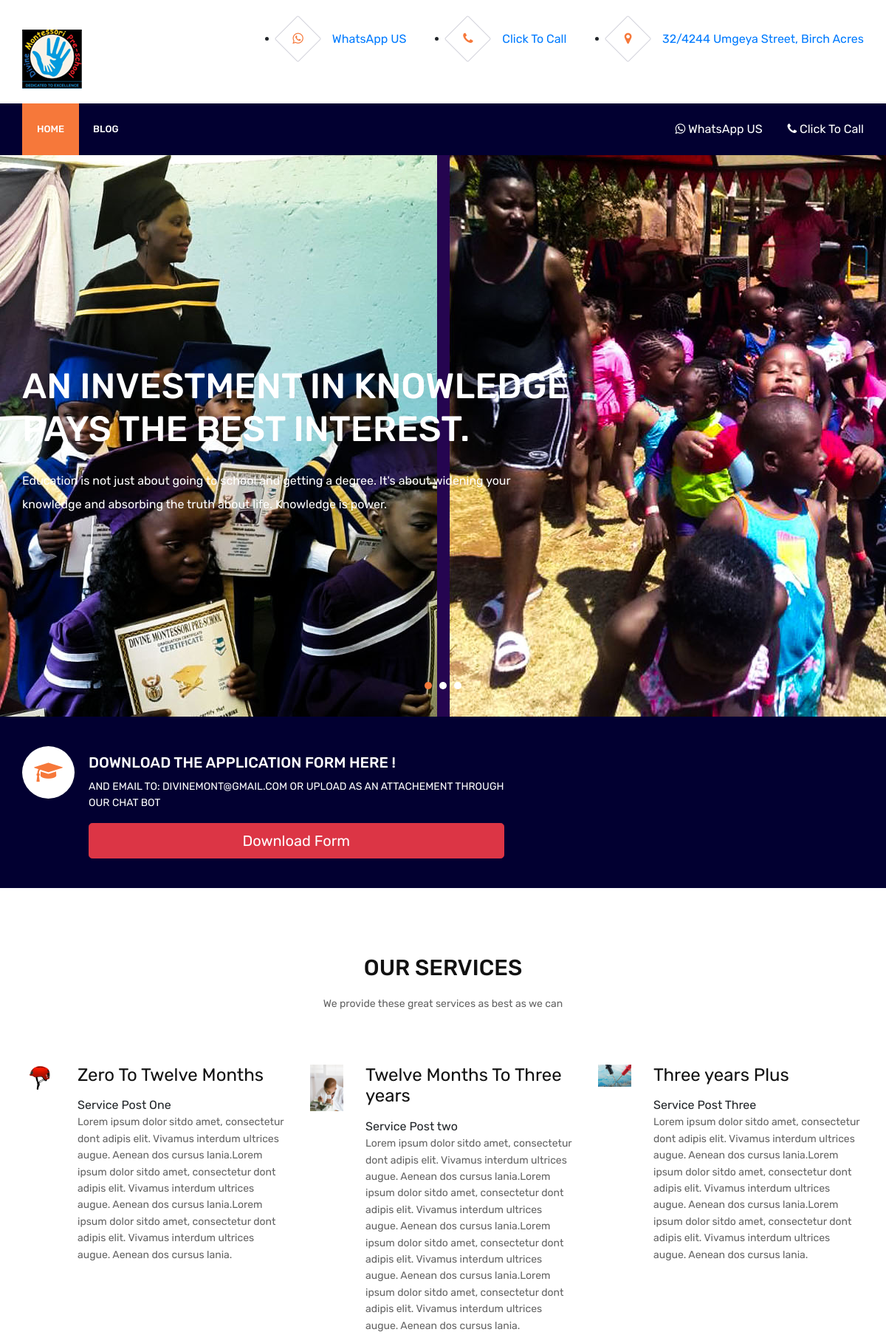
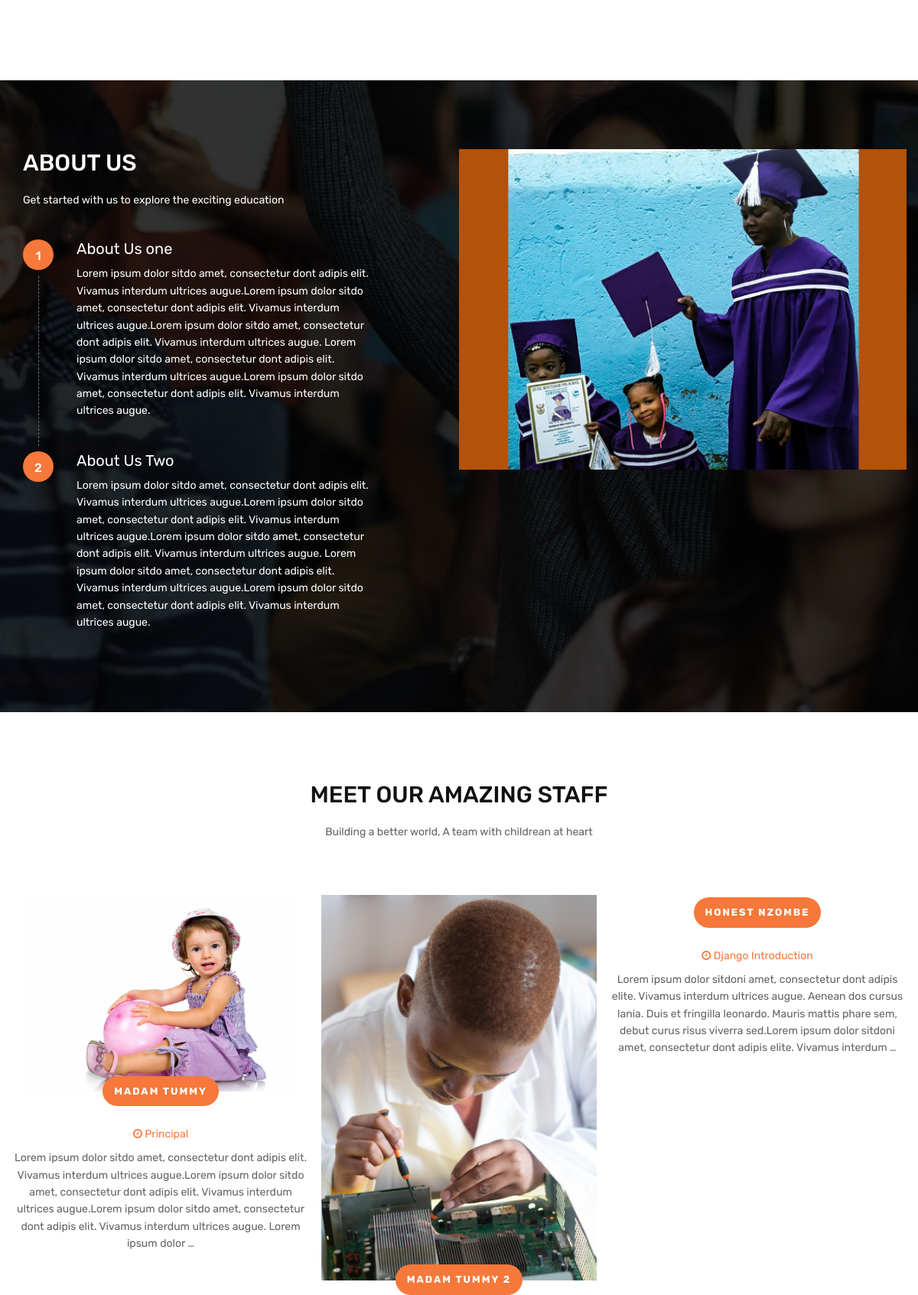
The page / (upper part) on the database its author committed (2 pictures, top to bottom).
### home/models.py (models this page shows, shortened)
class Application(models.Model):
    description = models.CharField(max_length=100)
    application_form = models.FileField(upload_to='Application', blank=True)
    class Meta:
        verbose_name = 'Application form'
        verbose_name_plural = 'Application forms'

class Services(models.Model):
    heading = models.CharField(max_length=50)
    title = models.CharField(max_length=50)
    content = models.TextField()
    image = models.ImageField(upload_to='services/')
    class Meta:
        verbose_name = 'services'
        verbose_name_plural = 'services'

class AboutUs(models.Model):
    title = models.CharField(max_length=50)
    content = models.TextField()
    number = models.IntegerField()
    class Meta:
        verbose_name = 'about us'
        verbose_name_plural = 'about us'

class Team(models.Model):
    name = models.CharField(max_length=50)
    title = models.CharField(max_length=50)
    bio = models.TextField()
    image = models.ImageField(upload_to='team/')
    class Meta:
        verbose_name = 'team'
        verbose_name_plural = 'team'

### home/views.py (the view)
# urls.py: path('', views.home , name='home'),
def home(request):
    about = AboutUs.objects.all()
    services = Services.objects.all()
    team = Team.objects.all()
    testimony = Testimony.objects.all()
    gallery = Gallery.objects.all()
    application = Application.objects.all()
    posts = Post.objects.all().order_by('-created')
    latest_post = Post.objects.last()
    context = {
        'about' : about ,
        'services' : services ,
        'team' : team ,
        'testimony' : testimony ,
        'gallery' : gallery ,
        'application' : application ,
        'posts' : posts ,
        'latest_post' : latest_post ,
    }
    return render(request , 'home/index.html' , context)

### home/templates/home/index.html (shortened to what this page needs)
{% extends 'base.html' %}
{% load static %}
{% block content %}
	<section class="counter-section">
		<div class="container">
			<div class="row">
				<div class="col-lg-7 col-md-6">
					<div class="big-icon">
						<i class="fa fa-graduation-cap"></i>
					</div>
					<div class="counter-content">
						<h2>Download The Application Form Here !</h2>
						<p>and email to:  divinemont@gmail.com or upload as an attachement through our chat bot</p>
						{% for item in application %}
                      <a href="{{item.application_form.url}}" download>
                      <button type="button" class="btn btn-danger btn-lg mr-4 btn-block"><span>Download Form</span></button>
                      </a>
						{% endfor %}
					</div>
				</div>
				<div class="col-lg-5 col-md-6">
				</div>
			</div>
		</div>
	</section>
	<section class="service-section spad">
		<div class="container services">
			<div class="section-title text-center">
				<h3>OUR SERVICES</h3>
				<p>We provide these great services as best as we can</p>
            </div>
			<div class="row">
                {% for item in services %}
				<div class="col-lg-4 col-sm-6 service-item">
					<div class="service-icon">
						<img src="{{item.image.url}}" alt="1">
					</div>
					<div class="service-content">
                        <h4>{{item.heading}}</h4>
                        {{item.title}}
						<p>{{item.content|safe}}</p>
					</div>
                </div>
                {% endfor %}
            </div>
		</div>
	</section>
	<section class="enroll-section spad set-bg" data-setbg="{% static 'new/img/enroll-bg.jpg' %}">
		<div class="container">
			<div class="row">
				<div class="col-lg-5">
					<div class="section-title text-white">
						<h3>ABOUT US</h3>
						<p>Get started with us to explore the exciting education</p>
					</div>
					<div class="enroll-list text-white">
                        {% for info in about  %}
						<div class="enroll-list-item">
							<span>{{info.number}}</span>
							<h5>{{info.title}}</h5>
							<p>{{info.content|safe|truncatewords:200}}</p>
						</div>
						{% endfor %}
					</div>
				</div>
				<div class="col-lg-6 offset-lg-1 p-lg-0 p-4">
					<img src="{% static 'new/img/encroll-img.jpg' %}" alt="">
				</div>
			</div>
		</div>
	</section>
	<section class="courses-section spad">
		<div class="container">
			<div class="section-title text-center">
				<h3>Meet Our Amazing Staff</h3>
				<p>Building a better world, A team with childrean at heart</p>
			</div>
			<div class="row">
                {% for info in team  %}
				<div class="col-lg-4 col-md-6 course-item">
					<div class="course-thumb">
						<img src="{{info.image.url}}" alt="">
						<div class="course-cat">
							<span>{{info.name}}</span>
						</div>
					</div>
					<div class="course-info">
						<div class="date"><i class="fa fa-clock-o"></i> {{info.title}}</div>
						<p>{{info.bio|safe|truncatewords:40}}</p>
					</div>
				</div>
				{% endfor %}
			</div>
		</div>
	</section>
{% endblock content %}

### static/new/css/style.css (style rules this page uses)
html, body { height: 100%; font-family: 'Rubik', sans-serif; }
h1, h2, h3, h4, h5, h6 { color: #111111; margin: 0; font-weight: 500; font-family: 'Rubik', sans-serif; }
h2 { font-size: 36px; line-height: 1.2; }
h3 { font-size: 30px; }
h4 { font-size: 24px; }
h5 { font-size: 20px; }
p { font-size: 14px; color: #636363; line-height: 1.6; }
img { max-width: 100%; }
.spad { padding-top: 90px; padding-bottom: 90px; }
.section-title { margin-bottom: 70px; }
.section-title h3 { text-transform: uppercase; margin-bottom: 20px; }
.section-title p { margin-bottom: 0; }
.set-bg { background-repeat: no-repeat; background-size: cover; background-position: center 0; }
.text-white h1, .text-white h2, .text-white h3, .text-white h4, .text-white h5, .text-white p, .text-white span, .text-white li, .text-white a { color: #fff; }
.counter-section { background: #020031; padding: 40px 0; }
.counter-section .big-icon { display: block; float: left; width: 71px; height: 71px; border-radius: 70px; background: #fff; text-align: center; padding-top: 20px; margin-right: 15px; }
.counter-section .big-icon i { font-size: 30px; color: #f6783a; }
.counter-content { padding-left: 90px; }
.counter-content h2 { font-size: 20px; color: #fff; text-transform: uppercase; margin-bottom: 10px; padding-top: 10px; }
.counter-content p { text-transform: uppercase; color: #fff; }
.services { margin-bottom: -50px; }
.service-item { margin-bottom: 50px; }
.service-item .service-icon { width: 45px; float: left; }
.service-item .service-icon img { max-width: 100%; }
.service-item .service-content { padding-left: 75px; }
.service-item .service-content h4 { margin-bottom: 15px; font-weight: 400; }
.enroll-section { position: relative; }
.enroll-section:after { position: absolute; content: ''; width: 100%; height: 100%; left: 0; top: 0; background: #000; opacity: 0.8; }
.enroll-section .container { position: relative; z-index: 1; }
.enroll-section .section-title { margin-bottom: 40px; }
.enroll-list-item { padding-left: 70px; position: relative; padding-bottom: 15px; margin-bottom: 10px; }
.enroll-list-item span { position: absolute; width: 40px; height: 40px; left: 0; top: 0; text-align: center; border-radius: 50px; background: #f6783a; font-size: 16px; font-weight: 500; padding-top: 10px; }
.enroll-list-item h5 { font-weight: 400; margin-bottom: 10px; }
.enroll-list-item:after { position: absolute; content: ''; height: calc(100% - 45px); left: 20px; top: 48px; border-left: 1px dashed #6c6e70; }
.enroll-list-item:last-child { margin-bottom: 0; padding-bottom: 0; }
.enroll-list-item:last-child:after { display: none; }
.courses-section .container { margin-bottom: -50px; }
.course-item { margin-bottom: 50px; }
.course-item .course-thumb { margin-bottom: 45px; position: relative; }
.course-item .course-thumb img { min-width: 100%; }
.course-item .course-thumb .course-cat { position: absolute; text-align: center; width: 100%; left: 0; bottom: -19px; }
.course-item .course-thumb .course-cat span { min-width: 150px; bottom: 0; background: #f6783a; padding: 10px 15px; text-align: center; font-size: 13px; text-transform: uppercase; font-weight: bold; color: #fff; display: inline-block; border-radius: 50px; letter-spacing: 2px; }
.course-item .course-info { text-align: center; margin: 0 -15px; }
.course-item .course-info .date { color: #f6783a; font-size: 14px; margin-bottom: 10px; }
@media (min-width: 1200px) { .container { max-width: 1170px; } }

### rows shown on the page
Services: image (picture), heading "Zero To Twelve Months", title "Service Post One", content "Lorem ipsum dolor sitdo amet, consectetur dont adipis elit. Vivamus interdum ultrices augue. Aenean dos cursus lania.Lorem ipsum dolor sitdo amet, consectetur dont adipis elit. Vivamus interdum ultrices augue. Aenean dos cursus lania.Lorem ipsum dolor sitdo amet, consectetur dont adipis elit. Vivamus interdum ultrices augue. Aenean dos cursus lania."
Services: image (picture), heading "Twelve Months To Three years", title "Service Post two", content "Lorem ipsum dolor sitdo amet, consectetur dont adipis elit. Vivamus interdum ultrices augue. Aenean dos cursus lania.Lorem ipsum dolor sitdo amet, consectetur dont adipis elit. Vivamus interdum ultrices augue. Aenean dos cursus lania.Lorem ipsum dolor sitdo amet, consectetur dont adipis elit. Vivamus interdum ultrices augue. Aenean dos cursus lania.Lorem ipsum dolor sitdo amet, consectetur dont adipis elit. Vivamus interdum ultrices augue. Aenean dos cursus lania."
Services: image (picture), heading "Three years Plus", title "Service Post Three", content "Lorem ipsum dolor sitdo amet, consectetur dont adipis elit. Vivamus interdum ultrices augue. Aenean dos cursus lania.Lorem ipsum dolor sitdo amet, consectetur dont adipis elit. Vivamus interdum ultrices augue. Aenean dos cursus lania.Lorem ipsum dolor sitdo amet, consectetur dont adipis elit. Vivamus interdum ultrices augue. Aenean dos cursus lania."
AboutUs: number "1", title "About Us one", content "Lorem ipsum dolor sitdo amet, consectetur dont adipis elit. Vivamus interdum ultrices augue.Lorem ipsum dolor sitdo amet, consectetur dont adipis elit. Vivamus interdum ultrices augue.Lorem ipsum dolor sitdo amet, consectetur dont adipis elit. Vivamus interdum ultrices augue. Lorem ipsum dolor sitdo amet, consectetur dont adipis elit. Vivamus interdum ultrices augue.Lorem ipsum dolor sitdo amet, consectetur dont adipis elit. Vivamus interdum ultrices augue."
AboutUs: number "2", title "About Us Two", content "Lorem ipsum dolor sitdo amet, consectetur dont adipis elit. Vivamus interdum ultrices augue.Lorem ipsum dolor sitdo amet, consectetur dont adipis elit. Vivamus interdum ultrices augue.Lorem ipsum dolor sitdo amet, consectetur dont adipis elit. Vivamus interdum ultrices augue. Lorem ipsum dolor sitdo amet, consectetur dont adipis elit. Vivamus interdum ultrices augue.Lorem ipsum dolor sitdo amet, consectetur dont adipis elit. Vivamus interdum ultrices augue."
Team: image (picture), name "MADAM TUMMY", title "Principal", bio "Lorem ipsum dolor sitdo amet, consectetur dont adipis elit. Vivamus interdum ultrices augue.Lorem ipsum dolor sitdo amet, consectetur dont adipis elit. Vivamus interdum ultrices augue.Lorem ipsum dolor sitdo amet, consectetur dont adipis elit. Vivamus interdum ultrices augue. Lorem ipsum dolor …"
Team: image (picture), name "MADAM TUMMY 2"
Team: name "HONEST NZOMBE", title "Django Introduction", bio "Lorem ipsum dolor sitdoni amet, consectetur dont adipis elite. Vivamus interdum ultrices augue. Aenean dos cursus lania. Duis et fringilla leonardo. Mauris mattis phare sem, debut curus risus viverra sed.Lorem ipsum dolor sitdoni amet, consectetur dont adipis elite. Vivamus interdum …"
